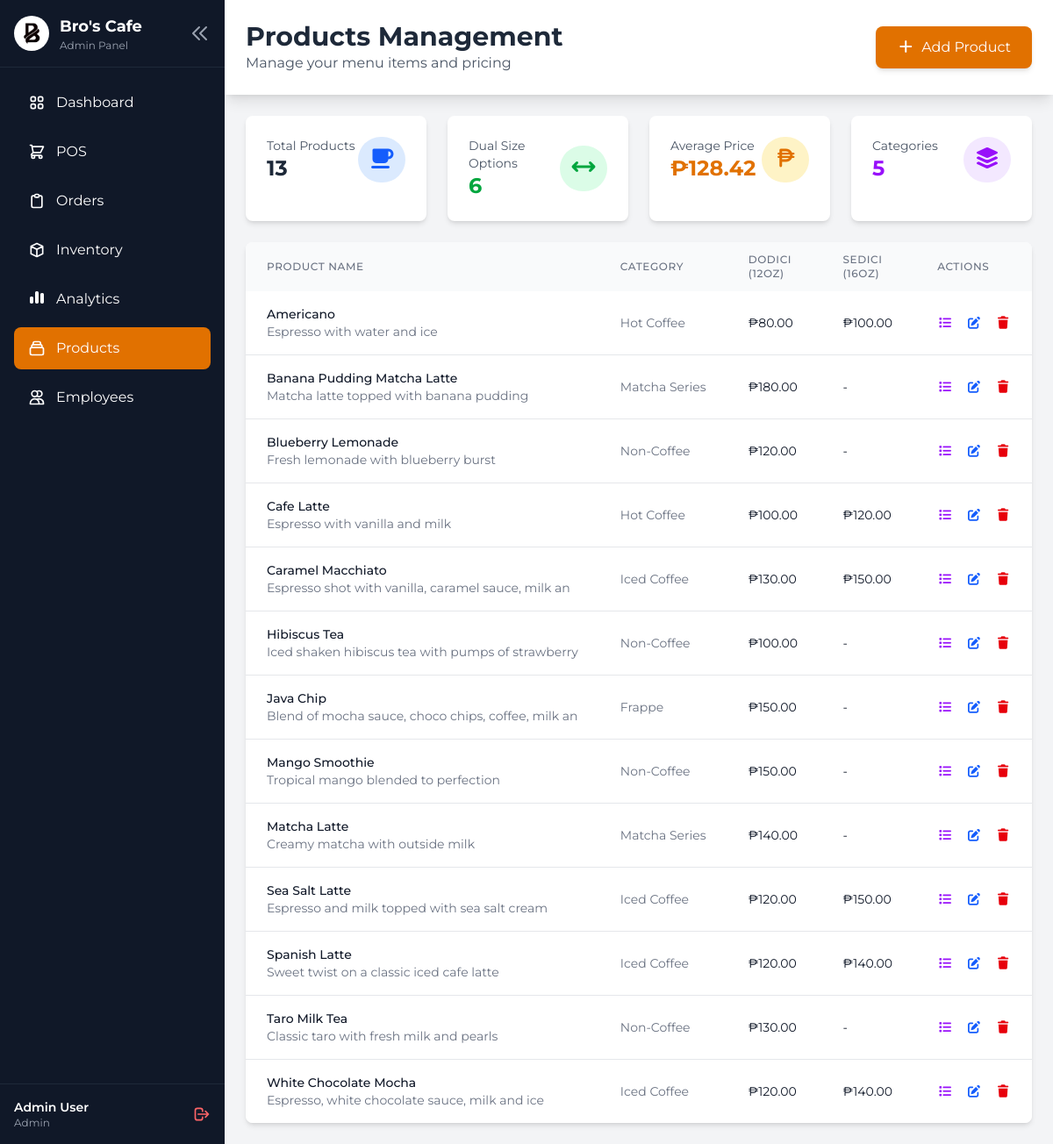
/public/pages/usr/products.php (signed in), run on the app's committed database.
### tables this page shows
CREATE TABLE `products` (
  `id` int(11) NOT NULL,
  `category_id` int(11) DEFAULT NULL,
  `name` varchar(100) NOT NULL,
  `description` text DEFAULT NULL,
  `price_dodici` decimal(10,2) DEFAULT NULL,
  `price_sedici` decimal(10,2) DEFAULT NULL,
  `image` longblob DEFAULT NULL,
  `status` enum('available','unavailable') DEFAULT 'available',
  `created_at` timestamp NOT NULL DEFAULT current_timestamp(),
  `updated_at` timestamp NOT NULL DEFAULT current_timestamp() ON UPDATE current_timestamp()
);

CREATE TABLE `categories` (
  `id` int(11) NOT NULL,
  `name` varchar(50) NOT NULL,
  `description` text DEFAULT NULL,
  `created_at` timestamp NOT NULL DEFAULT current_timestamp()
);

### public/pages/usr/products.php (the view, shortened to what the rows shown need)
<?php
$db = new Database();
$conn = $db->getConnection();
$stmt = $conn->query("
    SELECT p.*, c.name as category_name
    FROM products p
    LEFT JOIN categories c ON p.category_id = c.id
    ORDER BY p.name
");
$products = $stmt->fetchAll();
?>
<!DOCTYPE html>
<html lang="en">
<head>
    <link rel="stylesheet" href="../../assets/css/admin.css">
    <link rel="stylesheet" href="https://cdnjs.cloudflare.com/ajax/libs/font-awesome/7.0.1/css/all.min.css"
 />
    <script src="https://cdn.jsdelivr.net/npm/@tailwindcss/browser@4"></script>
</head>
<body class="bg-gray-100 font-['Montserrat']">
    <div class="flex h-screen overflow-hidden">
        <aside id="sidebar" class="flex flex-col text-white bg-gray-900">
            <div class="p-4 border-b border-gray-800">
                <div class="flex items-center justify-between sidebar-logo">
                    <div class="flex items-center logo-content">
                        <div class="ml-3 sidebar-logo-text">
                            <h1 class="text-lg font-bold">Bro's Cafe</h1>
                        </div>
                    </div>
                </div>
            </div>
        </aside>
        <div class="flex-1 overflow-y-auto">
            <div class="flex items-center justify-between bg-white shadow-lg p-6">
                <div class="flex items-center">
                    <div class="flex flex-col justify-center">
                        <h2 class="text-3xl font-bold text-gray-800">Products Management</h2>
                    </div>
                </div>
            </div>
            <div class="p-6">
                <div class="overflow-hidden bg-white rounded-lg shadow-md">
                    <div class="overflow-x-auto">
                        <table class="w-full">
                            <thead class="bg-gray-50">
                                <tr>
                                    <th
                                        class="px-6 py-3 text-xs font-medium tracking-wider text-left text-gray-500 uppercase">
                                        Product Name
                                    </th>
                                    <th
                                        class="px-6 py-3 text-xs font-medium tracking-wider text-left text-gray-500 uppercase">
                                        Category
                                    </th>
                                    <th
                                        class="px-6 py-3 text-xs font-medium tracking-wider text-left text-gray-500 uppercase">
                                        Dodici (12oz)
                                    </th>
                                    <th
                                        class="px-6 py-3 text-xs font-medium tracking-wider text-left text-gray-500 uppercase">
                                        Sedici (16oz)
                                    </th>
                                    <th
                                        class="px-6 py-3 text-xs font-medium tracking-wider text-left text-gray-500 uppercase">
                                        Actions
                                    </th>
                                </tr>
                            </thead>
                            <tbody class="bg-white divide-y divide-gray-200">
                                <?php foreach ($products as $product): ?>
                                    <tr class="hover:bg-gray-50">
                                        <td class="px-6 py-4 whitespace-nowrap">
                                            <div class="flex items-center">
                                                <div>
                                                    <div class="text-sm font-medium text-gray-900">
                                                        <?php echo $product['name']; ?></div>
                                                    <div class="text-sm text-gray-500">
                                                        <?php echo substr($product['description'] ?? '', 0, 50); ?></div>
                                                </div>
                                            </div>
                                        </td>
                                        <td class="px-6 py-4 text-sm text-gray-500 whitespace-nowrap">
                                            <?php echo $product['category_name']; ?>
                                        </td>
                                        <td class="px-6 py-4 text-sm text-gray-900 whitespace-nowrap">
                                            <?php echo $product['price_dodici'] ? '₱' . number_format($product['price_dodici'], 2) : '-'; ?>
                                        </td>
                                        <td class="px-6 py-4 text-sm text-gray-900 whitespace-nowrap">
                                            <?php echo $product['price_sedici'] ? '₱' . number_format($product['price_sedici'], 2) : '-'; ?>
                                        </td>
                                        <td class="px-6 py-4 text-sm whitespace-nowrap">
                                            <button
                                                onclick="viewIngredients(<?php echo $product['id']; ?>, '<?php echo addslashes($product['name']); ?>')"
                                                class="mr-3 text-purple-600 hover:text-purple-800" title="View Ingredients">
                                                <i class="fa-solid fa-list"></i>
                                            </button>
                                            <button onclick='editProduct(<?php echo json_encode($product); ?>)'
                                                class="mr-3 text-blue-600 hover:text-blue-800" title="Edit Product">
                                                <i class="fa-solid fa-edit"></i>
                                            </button>
                                            <button
                                                onclick="deleteProduct(<?php echo $product['id']; ?>, '<?php echo addslashes($product['name']); ?>')"
                                                class="text-red-600 hover:text-red-800" title="Delete Product">
                                                <i class="fa-solid fa-trash"></i>
                                            </button>
                                        </td>
                                    </tr>
                                <?php endforeach; ?>
                            </tbody>
                        </table>
                    </div>
                </div>
            </div>
        </div>
    </div>
</body>
</html>

### data on the page
products: name "Americano", description "Espresso with water and ice", category.name "Hot Coffee", price_dodici "80.00", price_sedici "100.00"
products: name "Banana Pudding Matcha Latte", description "Matcha latte topped with banana pudding", category.name "Matcha Series", price_dodici "180.00"
products: name "Blueberry Lemonade", description "Fresh lemonade with blueberry burst", category.name "Non-Coffee", price_dodici "120.00"
products: name "Cafe Latte", description "Espresso with vanilla and milk", category.name "Hot Coffee", price_dodici "100.00", price_sedici "120.00"
products: name "Caramel Macchiato", description "Espresso shot with vanilla, caramel sauce, milk an", category.name "Iced Coffee", price_dodici "130.00", price_sedici "150.00"
products: name "Hibiscus Tea", description "Iced shaken hibiscus tea with pumps of strawberry", category.name "Non-Coffee", price_dodici "100.00"
products: name "Java Chip", description "Blend of mocha sauce, choco chips, coffee, milk an", category.name "Frappe", price_dodici "150.00"
products: name "Mango Smoothie", description "Tropical mango blended to perfection", category.name "Non-Coffee", price_dodici "150.00"
products: name "Matcha Latte", description "Creamy matcha with outside milk", category.name "Matcha Series", price_dodici "140.00"
products: name "Sea Salt Latte", description "Espresso and milk topped with sea salt cream", category.name "Iced Coffee", price_dodici "120.00", price_sedici "150.00"
products: name "Spanish Latte", description "Sweet twist on a classic iced cafe latte", category.name "Iced Coffee", price_dodici "120.00", price_sedici "140.00"
products: name "Taro Milk Tea", description "Classic taro with fresh milk and pearls", category.name "Non-Coffee", price_dodici "130.00"
products: name "White Chocolate Mocha", description "Espresso, white chocolate sauce, milk and ice", category.name "Iced Coffee", price_dodici "120.00", price_sedici "140.00"

### other printed values
$current_user['role'] "Admin"
$current_user['full_name'] "Admin User"
count($products) "13"
$products_with_both_sizes "6"
$avg_price "128.42"
count($categories) "5"
